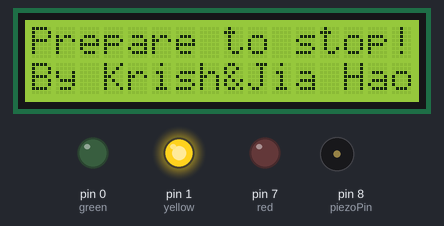
Bench run of a sketch on a simulated Arduino Uno, built with avr-gcc and run on an emulated ATmega328P. Parts: 16×2 character LCD, output pins drawn as LEDs (lit = HIGH), buzzer (waves = sounding).

Above: at 0.2 s.
At 3.6 s:
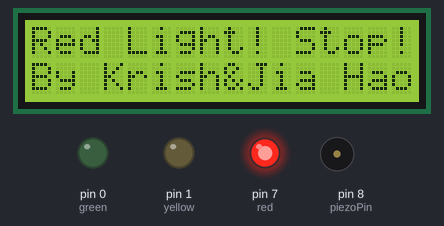
At 7.1 s:
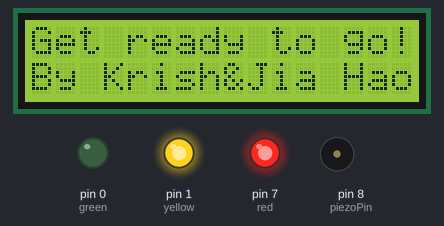
At 27.33 s:
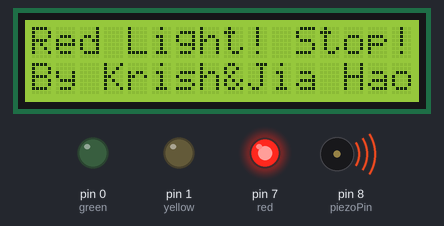
At 33.2 s:
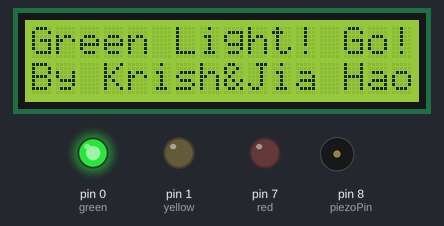
Timing chart, 0 to 34.7 s (numbered marks = the images above):
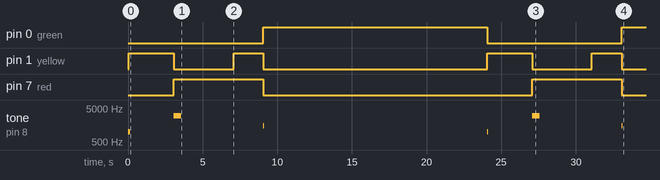

The sketch:

traffic_light.ino
```cpp
/* This code controls a mini Traffic light junction
and displays to the LCD display */

#include <LiquidCrystal.h>
int red = 7;
int yellow = 1;
int green = 0;
int piezoPin = 8;
const int rs = 12, en=11, d4=5, d5=4, d6=3, d7=2;
LiquidCrystal lcd(rs, en, d4, d5, d6, d7);

void setup() {

    pinMode(red, OUTPUT);
    pinMode(yellow, OUTPUT);
    pinMode(green, OUTPUT);
    tone(piezoPin,1000, 50);
    lcd.begin(16, 2); //Row by Column
    lcd.print("Traffic Light!");
}


void loop() {
 lcd.setCursor(0, 1); //Set cursor to column 0, line 1
 lcd.print("By Krish&Jia Hao!");
 changeLights();
 delay(12000);

}

void changeLights(){
    // green off, yellow on for 3 seconds
    digitalWrite(green, LOW);
    digitalWrite(yellow, HIGH);
    digitalWrite(red, LOW);
    lcd.setCursor(0, 0);
    lcd.print("Prepare to stop!");
    tone(piezoPin,1000, 50);
    delay(3000);

    // turn off yellow, then turn red on for 5 seconds
    digitalWrite(green, LOW);
    digitalWrite(yellow, LOW);
    digitalWrite(red, HIGH);
    lcd.setCursor(0, 0);
    lcd.print("Red Light! Stop!");
    tone(piezoPin, 3000, 500);
    delay(4000);

    // red and yellow on for 2 seconds (red is already on though)
    digitalWrite(green, LOW);
    digitalWrite(yellow, HIGH);
    digitalWrite(red, HIGH);
    lcd.setCursor(0, 0);
    lcd.print("Get ready to go!");
    delay(2000);

    // turn off red and yellow, then turn on green
    digitalWrite(green, HIGH);
    digitalWrite(yellow, LOW);
    digitalWrite(red, LOW);
    lcd.setCursor(0, 0);
    lcd.print("Green Light! Go!");
    tone(piezoPin, 1500, 50);
    delay(3000);
}
```

Measured:
- by itself, pin 0 (green): LOW → HIGH at 9.1 s, → LOW 15.0 s later, → HIGH 9.0 s later
- by itself, pin 1 (yellow): LOW → HIGH at 0.07 s, → LOW 3.0 s later, → HIGH 4.0 s later, → LOW 2.0 s later, … (8 changes in this stretch)
- by itself, pin 7 (red): alternates HIGH for 6.0 s and LOW for 18.0 s
- by itself, tone on pin 8 (piezoPin): plays 1000 Hz for 0.05 s, 1000 Hz for 0.05 s, 3000 Hz for 0.50 s, 1500 Hz for 0.05 s, 1000 Hz for 0.05 s, 3000 Hz for 0.50 s … (7 notes in this stretch)
- what the display in image 1 shows lasts 4.0 s, from 3.1 s to 7.1 s
- what the display in image 2 shows lasts 2.0 s, from 7.1 s to 9.1 s
